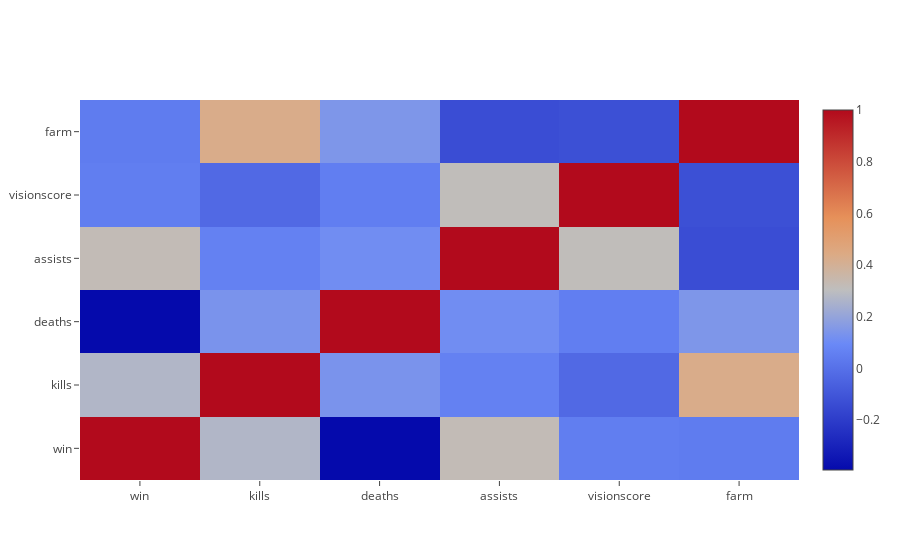

The notebook cell saved with this chart:
### Code cell
trace = go.Heatmap(z=cor_matrix, x=labels, y=labels)
data=[trace]
plotly.offline.iplot(figure_or_data=data)
# py.iplot(data, filename='plot4')

### Figure 1 — Plotly figure (JSON) as saved in the notebook; plotly's stock layout.template omitted (floating-point values rounded to 4 significant figures)
{"data": [{"type": "heatmap", "uid": "8dea1d68-f829-11e8-a81a-5cc9d34d5aa2", "x": ["win", "kills", "deaths", "assists", "visionscore", "farm"], "y": ["win", "kills", "deaths", "assists", "visionscore", "farm"], "z": [[1, 0.2704, -0.3932, 0.3235, 0.05049, 0.04279], [0.2704, 1, 0.1343, 0.06459, -0.02853, 0.4286], [-0.3932, 0.1343, 1, 0.1111, 0.05278, 0.1453], [0.3235, 0.06459, 0.1111, 1, 0.312, -0.136], [0.05049, -0.02853, 0.05278, 0.312, 1, -0.1261], [0.04279, 0.4286, 0.1453, -0.136, -0.1261, 1]]}], "layout": {}}
